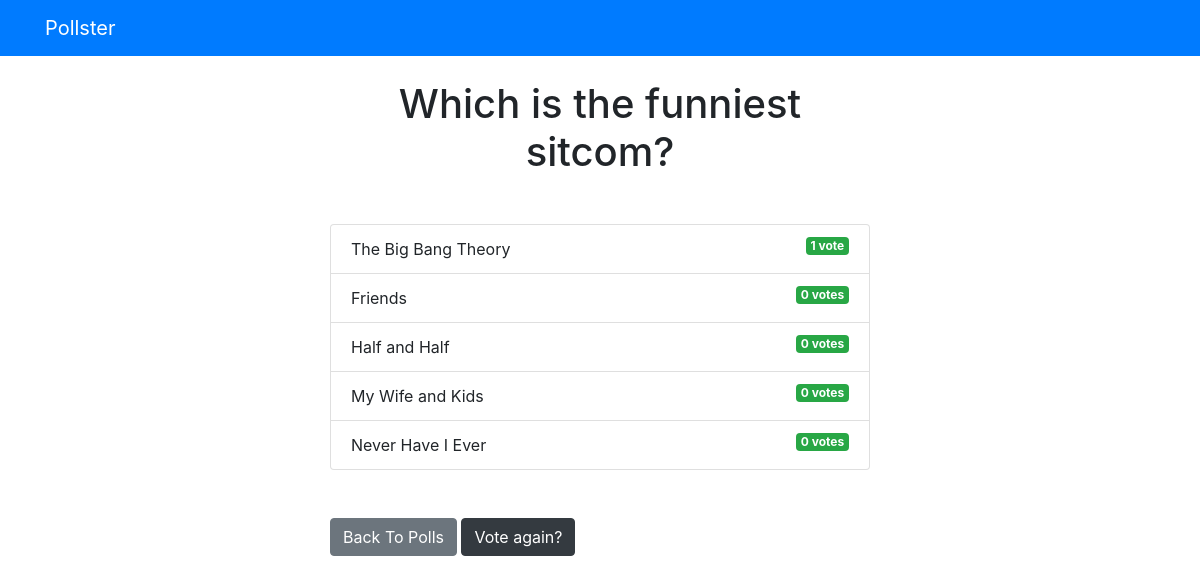
The app's page /polls/2/results/ with its own data.
### polls/models.py (models this page shows, shortened)
class Question(models.Model):
    question_text = models.CharField(max_length=200)
    pub_date = models.DateTimeField('date published')

class Choice(models.Model):
    question = models.ForeignKey(Question, on_delete =models.CASCADE)
    choice_text = models.CharField(max_length=200)
    votes = models.IntegerField(default=0)

### polls/views.py (the view)
# urls.py: path('<int:pk>/results/', views.ResultView.as_view(), name='results'),
class ResultView(generic.DetailView):
    model = Question
    template_name='polls/results.html'
    def get_queryset(self):
        return Question.objects.filter(pub_date__lte=timezone.now())

### templates/polls/results.html (shortened to what this page needs)
{% extends 'base.html' %}
{% block content %}
<h1 class="mb-5 text-center">{{ question.question_text }}</h1>
<ul class="list-group mb-5">
	{% for choice in question.choice_set.all %}
	<li class="list-group-item">
		{{ choice.choice_text }}  <span class="badge badge-success float-right">{{ choice.votes }} vote{{ choice.votes | pluralize }}</span>
	</li>
	{% endfor %}
</ul>
<a class="btn btn-secondary" href="{% url 'polls:index' %}">Back To Polls</a>
<a class="btn btn-dark" href="{% url 'polls:detail' question.id %}">Vote again?</a>
{% endblock %}

### templates/base.html (shortened to what this page needs)
<!DOCTYPE html>
<html lang="en">
  <head>
    <link
      rel="stylesheet"
      href="https://cdn.jsdelivr.net/npm/bootstrap@4.5.3/dist/css/bootstrap.min.css"
    />
    {% load static %}
    <link rel="stylesheet" type="text/css" href="{% static 'polls/style.css' %}">
  </head>
  <body>
  {% include 'partials/_navbar.html'%}
    <div class="container">
      <div class="row">
        <div class="col-md-6 m-auto">{% block content %} {% endblock %}</div>
      </div>
    </div>
  </body>
</html>

### templates/partials/_navbar.html
<nav class="navbar navbar-dark bg-primary mb-4">
  <div class="container">
    <a class="navbar-brand" href="/">Pollster</a>
  </div>
</nav>

### records on screen
Question: question_text "Which is the funniest sitcom?"
Choice: choice_text "The Big Bang Theory", votes "1"
Choice: choice_text "Friends", votes "0", votes|pluralize "s"
Choice: choice_text "Half and Half", votes "0", votes|pluralize "s"
Choice: choice_text "My Wife and Kids", votes "0", votes|pluralize "s"
Choice: choice_text "Never Have I Ever", votes "0", votes|pluralize "s"
